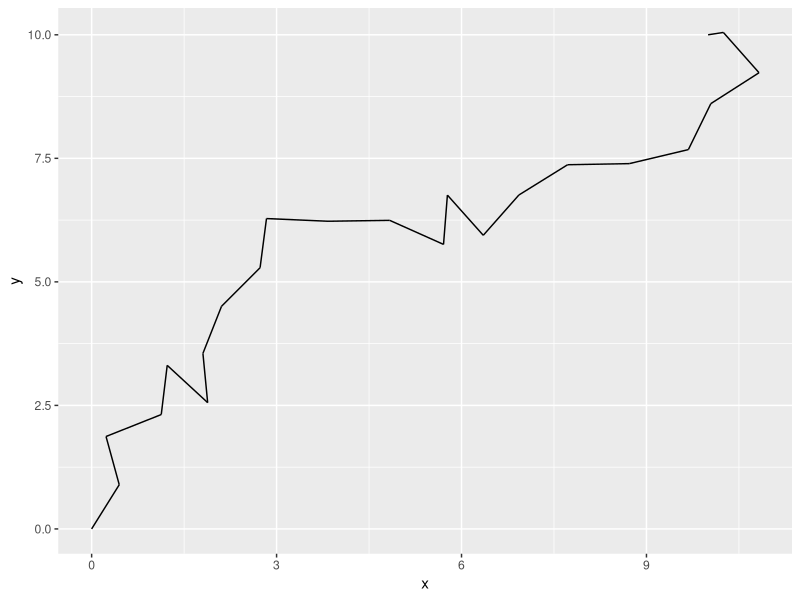

Generate this figure with R:
seek = function (location, target, d = 1, sdAngle = (pi/8)) {
  #Moves an agent at location 'start' to location 'target', with step length d and angular deviations 
  #from directed movement drawn from a normal distrubution with mean 0 and sd = sdAngle
  #input: location = dataframe with 2 columns, x and y, with 1 row giving the starting coordinates
  #       target = vector with 2 values, x and y coodinates for target location
  #       d = float
  #       sdAngle = float, units in radians
  #ouput: dataframe giving x and y coorinates for each time step.
  
  if(sqrt(sum((location[nrow(location),] - target) ^ 2)) <= d) {   #end condition, if within one movement of target . . . (uses pyth thrm)
    return(rbind(location, target))
  } else {
    destDist = as.numeric(as.vector(target - location[nrow(location), ])) #vector with dist in x and dist in y
    destAngle = atan2(destDist[2], destDist[1])                             #angle to target from last location
    deviation = rnorm(1, mean = 0, sd = sdAngle)                          
    turn = destAngle + deviation
    newX = location$x[length(location$x)] + cos(turn) * d
    newY = location$y[length(location$y)] + sin(turn) * d
    location = rbind(location, data.frame(x = newX, y = newY))
    return(seek(location, target, d, sdAngle))                            #recursive call
  }
}

path2geom_segment = function(path) {
  #takes a path from seek function and formats for use with geom_segment plotting in ggplot2
  path$newX = NA
  path$newY = NA
  path$newX[1:(nrow(path) -1)] = path$x[2:nrow(path)]
  path$newY[1:(nrow(path) -1)] = path$y[2:nrow(path)]
  path[1:(nrow(path) -1),]
}

#######sample script################
library(ggplot2)
location = data.frame(x = 0, y = 0)
target = c(10, 10)
path = seek(location, target, sdAngle = (pi/4))
path_ggplot = path2geom_segment(path)
#plot(x = path$x, y = path$y, col = heat.colors(nrow(path)))
ggplot(path_ggplot, aes(x, y)) + geom_segment(aes(xend = newX, yend = newY))
